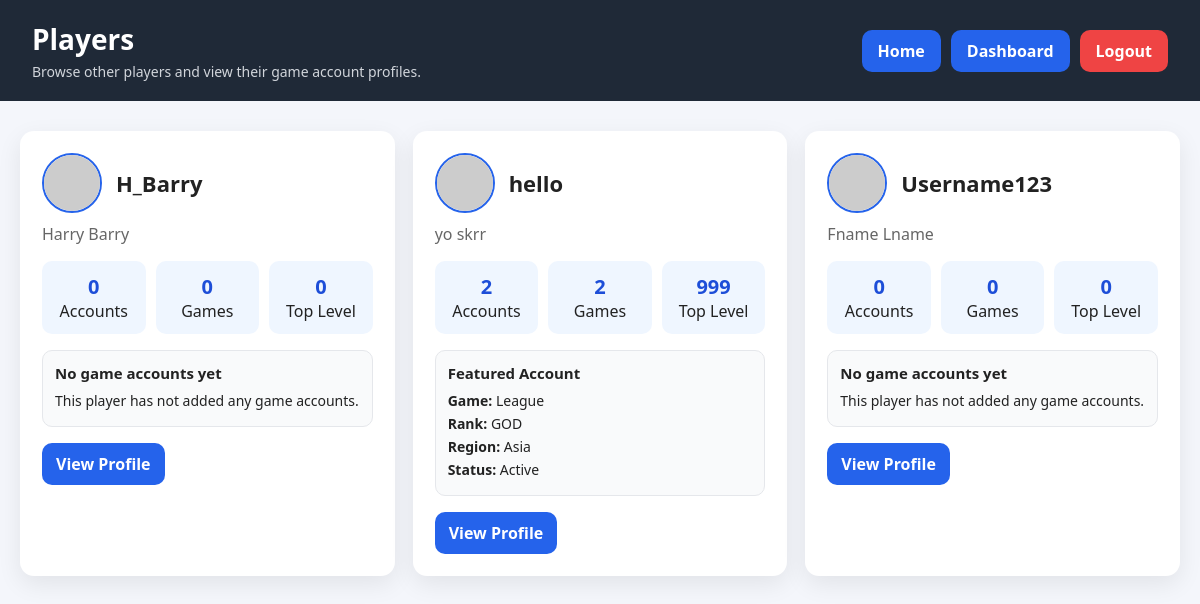
/players (signed in), run on the app's committed database.
### app.py (models this page shows, shortened)
class User(db.Model):
    __tablename__ = "users"
    id: Mapped[int] = mapped_column(primary_key=True)
    first_name: Mapped[str | None] = mapped_column(String(80), nullable=True)
    last_name: Mapped[str | None] = mapped_column(String(80), nullable=True)
    dob: Mapped[date | None] = mapped_column(Date, nullable=True)
    country_code: Mapped[str | None] = mapped_column(String(10), nullable=True)
    phone_number: Mapped[str | None] = mapped_column(String(30), nullable=True)
    username: Mapped[str] = mapped_column(String(50), unique=True, nullable=False)
    email: Mapped[str] = mapped_column(String(120), unique=True, nullable=False)
    password_hash: Mapped[str] = mapped_column(String(255), nullable=False)
    is_admin: Mapped[bool] = mapped_column(default=False)
    avatar_path: Mapped[str | None] = mapped_column(String(255), nullable=True)
    created_at: Mapped[datetime] = mapped_column(DateTime, nullable=False, default=datetime.utcnow)
    updated_at: Mapped[datetime] = mapped_column(
        DateTime,
        nullable=False,
        default=datetime.utcnow,
        onupdate=datetime.utcnow,
    )
    game_accounts: Mapped[list["GameAccount"]] = relationship(
        "GameAccount",
        back_populates="user",
        cascade="all, delete-orphan",
        order_by="GameAccount.id.desc()",
    )
    @property
    def full_name(self) -> str:
        first = (self.first_name or "").strip()
        last = (self.last_name or "").strip()
        return f"{first} {last}".strip()

class GameAccount(db.Model):
    __tablename__ = "game_accounts"
    id: Mapped[int] = mapped_column(primary_key=True)
    game_name: Mapped[str] = mapped_column(String(100), nullable=False)
    account_name: Mapped[str] = mapped_column(String(100), nullable=False)
    region: Mapped[str] = mapped_column(String(50), nullable=False, default="OCE")
    level: Mapped[int] = mapped_column(Integer, nullable=False, default=1)
    rank: Mapped[str] = mapped_column(String(50), nullable=False, default="Unranked")
    status: Mapped[str] = mapped_column(String(20), nullable=False, default="Active")
    notes: Mapped[str] = mapped_column(String(500), nullable=False, default="")
    user_id: Mapped[int] = mapped_column(ForeignKey("users.id"), nullable=False)
    user: Mapped["User"] = relationship("User", back_populates="game_accounts")

### app.py (the view)
@app.route("/players")
@login_required
def players():
    current_user = get_current_user()
    if current_user is None:
        flash("Please log in to access that page.", "warning")
        return redirect(url_for("login"))
    users = (
        User.query.filter(User.id != current_user.id)
        .order_by(func.lower(User.username))
        .all()
    )
    player_cards = [build_user_summary(user) for user in users]
    return render_template(
        "players.html",
        current_user=current_user,
        players=player_cards,
    )

### app.py (called while the page is built)
def get_current_user() -> User | None:
    user_id = session.get("user_id")
    if not user_id:
        return None
    return db.session.get(User, user_id)

def login_required(view_func):
    @wraps(view_func)
    def wrapped_view(*args, **kwargs):
        user = get_current_user()
        if user is None:
            session.clear()
            if is_api_request():
                return jsonify({"error": "Authentication required."}), 401
            flash("Please log in to access that page.", "warning")
            return redirect(url_for("login"))
        return view_func(*args, **kwargs)
    return wrapped_view

@app.context_processor
def inject_current_user():
    return {"current_user": get_current_user()}

def build_user_summary(user: User) -> dict[str, Any]:
    accounts = (
        GameAccount.query.filter_by(user_id=user.id)
        .order_by(GameAccount.level.desc(), GameAccount.id.desc())
        .all()
    )
    featured_account = accounts[0] if accounts else None
    return {
        "user": user,
        "total_accounts": len(accounts),
        "total_games": len({account.game_name.lower() for account in accounts}),
        "highest_level": max((account.level for account in accounts), default=0),
        "featured_account": featured_account,
    }

### templates/players.html (shortened to what this page needs)
<!DOCTYPE html>
<html lang="en">
<head>
</head>
<body>
<header>
    <div>
        <h1>Players</h1>
        <p>Browse other players and view their game account profiles.</p>
    </div>
    <div class="header-actions">
        <a href="{{ url_for('mainmenu') }}" class="header-btn home-btn">Home</a>
        <a href="{{ url_for('dashboard') }}" class="header-btn home-btn">Dashboard</a>
        <a href="{{ url_for('logout') }}" class="header-btn logout-btn">Logout</a>
    </div>
</header>
<div class="container">
    {% if players %}
        <div class="grid">
            {% for item in players %}
                <section class="card">
                    <div style="display: flex; align-items: center; gap: 14px; margin-bottom: 10px;">
                        <img
                            src="{{ url_for('static', filename=item.user.avatar_path) if item.user.avatar_path else 'https://ui-avatars.com/api/?name=' + (item.user.username | urlencode) + '&size=60&background=667eea&color=fff' }}"
                            alt="{{ item.user.username }}"
                            style="width: 60px; height: 60px; border-radius: 50%; object-fit: cover; border: 2px solid #2563eb;"
                        />
                        <h2 style="margin: 0;">{{ item.user.username }}</h2>
                    </div>
                    <div class="muted">
                        {{ item.user.full_name if item.user.full_name else item.user.username }}
                    </div>
                    <div class="stats">
                        <div class="stat-box">
                            <strong>{{ item.total_accounts }}</strong>
                            Accounts
                        </div>
                        <div class="stat-box">
                            <strong>{{ item.total_games }}</strong>
                            Games
                        </div>
                        <div class="stat-box">
                            <strong>{{ item.highest_level }}</strong>
                            Top Level
                        </div>
                    </div>
                    {% if item.featured_account %}
                        <div class="featured">
                            <h3>Featured Account</h3>
                            <p><strong>Game:</strong> {{ item.featured_account.game_name }}</p>
                            <p><strong>Rank:</strong> {{ item.featured_account.rank }}</p>
                            <p><strong>Region:</strong> {{ item.featured_account.region }}</p>
                            <p><strong>Status:</strong> {{ item.featured_account.status }}</p>
                        </div>
                    {% else %}
                        <div class="featured">
                            <h3>No game accounts yet</h3>
                            <p>This player has not added any game accounts.</p>
                        </div>
                    {% endif %}
                    <a class="btn" href="{{ url_for('public_profile', user_id=item.user.id) }}">View Profile</a>
                </section>
            {% endfor %}
        </div>
    {% else %}
        <div class="empty-state">
            No other players found yet.
        </div>
    {% endif %}
</div>
</body>
</html>

### templates/players.html (style rules this page uses)
* { box-sizing: border-box; }
body { margin: 0; font-family: "Segoe UI", Tahoma, Geneva, Verdana, sans-serif; background: #f4f6fb; color: #222; }
header { background: #1f2937; color: white; padding: 20px 32px; display: flex; justify-content: space-between; align-items: center; gap: 16px; flex-wrap: wrap; }
header h1 { margin: 0; font-size: 28px; }
header p { margin: 4px 0 0; font-size: 14px; color: #d1d5db; }
.header-actions { display: flex; gap: 10px; flex-wrap: wrap; }
.header-btn { display: inline-block; padding: 10px 16px; border-radius: 10px; text-decoration: none; font-weight: 600; border: none; cursor: pointer; }
.home-btn { background: #2563eb; color: white; }
.logout-btn { background: #ef4444; color: white; }
.container { max-width: 1200px; margin: 30px auto; padding: 0 20px; }
.grid { display: grid; grid-template-columns: repeat(auto-fit, minmax(280px, 1fr)); gap: 18px; }
.card { background: white; border-radius: 14px; box-shadow: 0 8px 24px rgba(0, 0, 0, 0.08); padding: 22px; }
.card h2 { margin: 0 0 8px; font-size: 22px; }
.muted { color: #666; margin-bottom: 16px; }
.stats { display: grid; grid-template-columns: repeat(3, 1fr); gap: 10px; margin-bottom: 16px; }
.stat-box { background: #eff6ff; border-radius: 10px; padding: 12px; text-align: center; }
.stat-box strong { display: block; font-size: 20px; color: #1d4ed8; }
.featured { background: #f9fafb; border: 1px solid #e5e7eb; border-radius: 10px; padding: 12px; margin-bottom: 16px; }
.featured h3 { margin: 0 0 8px; font-size: 15px; }
.featured p { margin: 4px 0; font-size: 14px; }
.btn { display: inline-block; padding: 10px 14px; border-radius: 10px; text-decoration: none; font-weight: 600; background: #2563eb; color: white; }

### data on the page
User: user.username "H_Barry", user "Harry Barry"
GameAccount: user.username "hello", user "yo skrr", total_accounts "2", total_games "2", highest_level "999", featured_account.game_name "League", featured_account.rank "GOD", featured_account.region "Asia", featured_account.status "Active"
User: user.username "Username123", user "Fname Lname"

### other printed values
{{ item.total_accounts }} "0" "0"
{{ item.total_games }} "0" "0"
{{ item.highest_level }} "0" "0"
